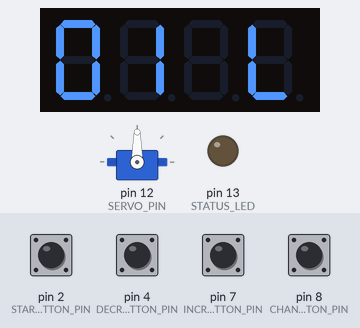
The program below on a simulated Arduino Uno, built with avr-gcc and run on an emulated ATmega328P. Shown: 4-digit seven-segment display, servo, output pins drawn as LEDs (lit = HIGH). Wiring (inferred from the names in the program): 4-digit 7-segment display, segments lit when LOW: segments pin 11, A0, A1, A2, A3, A4, A5; digit selects pin 9, pin 10, pin 3, pin 5. Inputs (shaded band) come from the test bench; at power-on: pin 2 (START_BUTTON_PIN), pin 4 (DECREMENT_BUTTON_PIN), pin 7 (INCREMENT_BUTTON_PIN), pin 8 (CHANGE_SETTING_BUTTON_PIN) HIGH. The segment pins are drawn as the display they are named for; pins used as bus, display or sensor lines are not drawn.

Above: at 1.2 s.
1.3 s: pin 8 (CHANGE_SETTING_BUTTON_PIN) pulled LOW for 0.15 s
2.9 s: pin 2 (START_BUTTON_PIN) pulled LOW for 0.15 s
At 3.9 s:
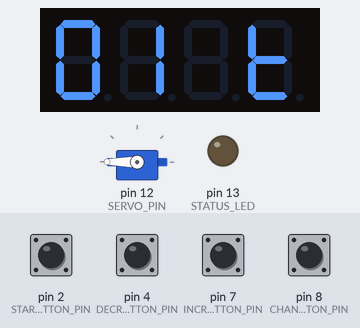
4.6 s: pin 4 (DECREMENT_BUTTON_PIN) pulled LOW for 0.15 s
At 5.0 s:
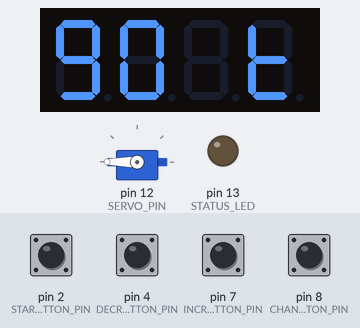
6.2 s: pin 4 (DECREMENT_BUTTON_PIN) pulled LOW for 1 s
8.7 s: pin 2 (START_BUTTON_PIN) pulled LOW for 1 s
At 10.8 s:
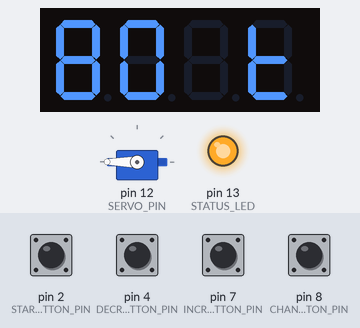
11.2 s: pin 8 (CHANGE_SETTING_BUTTON_PIN) pulled LOW for 1 s
At 12.4 s:
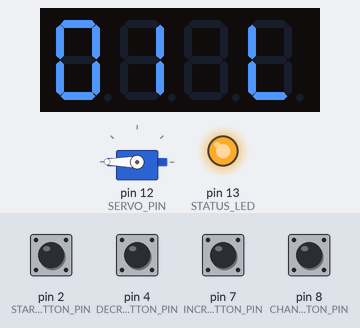
Timing chart, 0 to 14.2 s (numbered marks = the images above; inputs shaded):
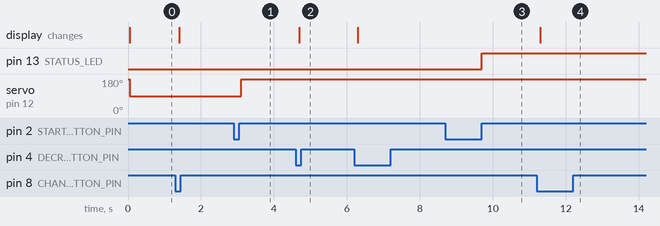

The program:

main.cpp
```cpp
#include <Arduino.h>
#include <Servo.h>
#include "button.h"
#include "segment_display.h"
#include "utils.h"

#define STATUS_LED LED_BUILTIN
#define SERVO_PIN 12
#define START_BUTTON_PIN 2
#define INCREMENT_BUTTON_PIN 7
#define DECREMENT_BUTTON_PIN 4
#define CHANGE_SETTING_BUTTON_PIN 8

#define START_BUTTON 0
#define INCREMENT_BUTTON 1
#define DECREMENT_BUTTON 2
#define CHANGE_SETTING_BUTTON 3

#define GEAR_PITCH 30 // millimeters

struct Setting
{
  enum Value
  {
    GAP = 0,
    INTERVAL,
    N_ITEMS
  };

  static const String ToStr(const Setting::Value &value)
  {
    switch (value)
    {
    case GAP:
      return "Gap";
    case INTERVAL:
      return "Interval";
    default:
      return "Unknown";
    }
  }
};

Servo servo;
SegmentDisplay segment_display;

bool active = false;
bool queue_end = false;
Setting::Value setting_mode = Setting::GAP;

// Settings
byte height = 10;
short height_angle = 0;
short separation_interval = 1000;
short write_delay = 0;

// Servo
bool rising = true;
long last_dir_change = 0;
short angle = 180;

void display_number(const int number)
{
  byte first_digit = (number / 10) % 10;
  byte second_digit = number % 10;
  segment_display.display_number(0, second_digit);
  delay(1);
  segment_display.display_number(1, first_digit);
}

void setup()
{
  Serial.begin(9600);

  pinMode(STATUS_LED, OUTPUT);

  // Register buttons
  register_button(START_BUTTON, START_BUTTON_PIN);
  register_button(INCREMENT_BUTTON, INCREMENT_BUTTON_PIN);
  register_button(DECREMENT_BUTTON, DECREMENT_BUTTON_PIN);
  register_button(CHANGE_SETTING_BUTTON, CHANGE_SETTING_BUTTON_PIN);

  // Register 7-segment display
  const byte digit_pins[4] = {9, 10, 3, 5};
  const byte segment_pins[7] = {11, A0, A1, A2, A3, A4, A5};

  segment_display.register_pins(digit_pins, segment_pins);

  // Attach servo
  servo.attach(SERVO_PIN);

  // Reset servo to contact state
  servo.write(180);
}

static short get_write_delay(const short interval, const short height_angle)
{
  return (interval / 2) / height_angle;
}

static short get_height_angle(const short height)
{
  return 180 * height / (PI * GEAR_PITCH);
}

void end_if_queued()
{
  if (queue_end)
  {
    queue_end = false;
    active = false;
    digitalWrite(STATUS_LED, LOW);
  }
}

void handle_inputs()
{
  // Toggle active state
  if (!active)
  {
    if (is_button_held_for(START_BUTTON, 1000))
    {
      active = true;
      digitalWrite(STATUS_LED, HIGH);
    }
    else if (is_button_just_released(START_BUTTON))
    {
      if (rising)
      {
        servo.write(90);
        rising = false;
      }
      else
      {
        servo.write(180);
        rising = true;
      }
    }
  } else {
    if (is_button_just_pressed(START_BUTTON))
      queue_end = true;
  }

  // Setup configuration
  if (is_button_just_pressed(CHANGE_SETTING_BUTTON))
  {
    setting_mode = static_cast<Setting::Value>((setting_mode + 1) % Setting::N_ITEMS);
  }

  if (is_button_just_pressed(INCREMENT_BUTTON))
  {
    switch (setting_mode)
    {
    case Setting::GAP:
    {
      height_angle = get_height_angle(++height);
      write_delay = get_write_delay(separation_interval, height_angle);
      break;
    }
    case Setting::INTERVAL:
    {
      separation_interval += 100;
      write_delay = get_write_delay(separation_interval, height_angle);

      break;
    }
    default:
      break;
    }
  }
  else if (is_button_just_pressed(DECREMENT_BUTTON))
  {
    switch (setting_mode)
    {
    case Setting::GAP:
    {
      height_angle = get_height_angle(--height);
      write_delay = get_write_delay(separation_interval, height_angle);
      break;
    }
    case Setting::INTERVAL:
    {
      separation_interval -= 100;
      write_delay = get_write_delay(separation_interval, height_angle);
      break;
    }
    default:
      break;
    }
  }
}


void handle_servo_tick()
{
  if (rising)
  {
    if (angle <= 180 - height_angle)
    {
      rising = false;
      angle = 180 - height_angle;
      return;
    }

    angle--;
  }
  else
  {
    if (angle >= 180)
    {
      rising = true;
      angle = 180;

      end_if_queued();
      return;
    }

    angle++;
  }

  servo.write(angle);
}

void loop()
{
  update_button_states();
  handle_inputs();

  if (setting_mode == Setting::GAP)
  {
    segment_display.display_length_mode();
    delay(1);
    display_number(height);
    delay(1);
  }
  else if (setting_mode == Setting::INTERVAL)
  {
    segment_display.display_interval_mode();
    delay(1);
    display_number(separation_interval / 100);
    delay(1);
  }

  // Contact and separation functionality
  if (active)
  {
    long now = millis();

    if (now - last_dir_change >= write_delay)
    {
      handle_servo_tick();
      last_dir_change = now;
    }
  }
}
```

Measured:
- after the input at 2.9 s, servo on pin 12 (SERVO_PIN): 90° → 180° after 0.20 s
- after the input at 4.6 s, the display: changes after 0.10 s (image 2)
- after the input at 8.7 s, pin 13 (STATUS_LED): LOW → HIGH after 1.0 s
- after the input at 11.2 s, the display: changes after 0.10 s (image 4)
